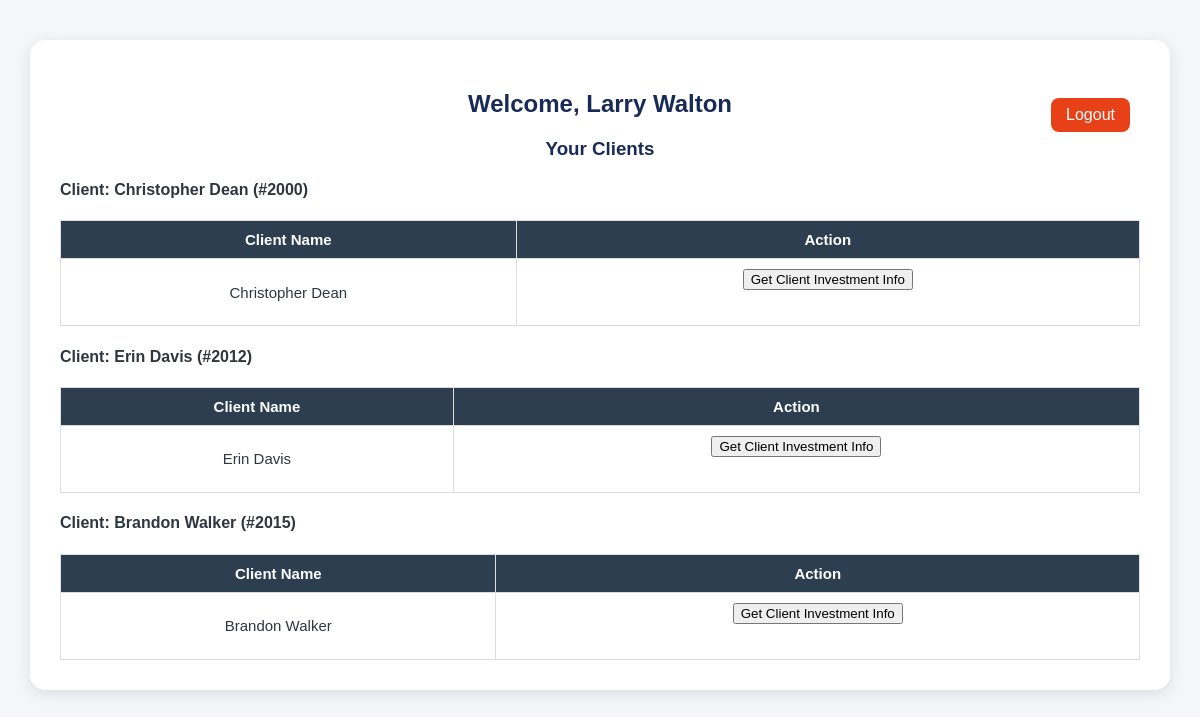
Screenshot of /employee_dashboard (signed in) with the database file from the repository.
### models.py (models this page shows)
class Employee(Base):
    __tablename__ = "employees"
    employee_id = Column(Integer, primary_key=True, index=True)
    first_name = Column(String)
    last_name = Column(String)
    date_of_birth = Column(Date)
    gender = Column(String)
    work_email = Column(String, unique=True)
    password_hash = Column(String)
    phone_number = Column(String)
    address = Column(String)
    start_date = Column(Date)
    job_title = Column(String)
    base_salary = Column(Float)
    commission_rate = Column(Float)
    license_number = Column(String)
    license_expiry_date = Column(Date)
    manager_id = Column(Integer, ForeignKey("employees.employee_id"), nullable=True)  # Managers can be null
    clients = relationship("Client", back_populates="advisor")
    investments = relationship("Investment", back_populates="advisor")

class Client(Base):
    __tablename__ = "clients"
    client_id = Column(Integer, primary_key=True, index=True)
    first_name = Column(String)
    last_name = Column(String)
    encrypted_ssn = Column(String, nullable=False)
    ssn_hash = Column(String, nullable=False, unique=True)
    date_of_birth = Column(Date)
    gender = Column(String)
    marital_status = Column(String)
    email = Column(String, unique=True)
    password_hash = Column(String)
    phone_number = Column(String)
    address = Column(String)
    employment_status = Column(String)
    annual_income = Column(Float)
    risk_tolerance = Column(String)
    advisor_id = Column(Integer, ForeignKey("employees.employee_id"))
    advisor = relationship("Employee", back_populates="clients")
    investments = relationship("Investment", back_populates="client")
    requests = relationship("InvestmentRequest", back_populates="client")

### app.py (the view)
@app.route("/employee_dashboard")
def employee_dashboard():
    if session.get("user_type") != "employee":
        return redirect(url_for("login"))
    db = SessionLocal()
    employee = db.query(Employee).get(session["user_id"])
    if not employee:
        return "Employee not found", 404
    requests = db.query(InvestmentRequest).filter(
        InvestmentRequest.advisor_id == employee.employee_id
    ).all()
    verified_client_id = session.get("verified_client_id")
    clients_list = []
    emp_clients = db.query(Client).filter(Client.advisor_id == employee.employee_id).all()
    for clients in emp_clients:
        if verified_client_id == clients.client_id:
            investments = db.query(Investment).filter(Investment.client_id == clients.client_id).all()
            for inv in investments:
                inv.company = db.query(Company).get(inv.company_id)
            c_investments = investments
        else:
            c_investments = []
        clients_list.append({"client": clients, "investments": c_investments})
    client_requests = db.query(InvestmentRequest).filter(
        InvestmentRequest.advisor_id == employee.employee_id
    ).order_by(InvestmentRequest.created_at.desc()).all()
    for req in client_requests:
        req.client = db.query(Client).get(req.client_id)
        req.company = db.query(Company).get(req.company_id)
    return render_template(
        "employee_dashboard.html",
        employee=employee,
        clients=clients_list,
        client_requests=client_requests
    )

### templates/employee_dashboard.html (shortened to what this page needs)
<!DOCTYPE html>
<html lang="en">
<head>
    <link rel="stylesheet" href="{{ url_for('static', filename='style.css') }}">
</head>
<body>
<div class="container">
    <h2>Welcome, {{ employee.first_name }} {{ employee.last_name }}</h2>
    <a href="{{ url_for('logout') }}" class="logout-btn">Logout</a>
    <h3>Your Clients</h3>
    {% for client_group in clients %}
        <div class="client-block">
            <h4>Client: {{ client_group['client'].first_name }} {{ client_group['client'].last_name }} (#{{ client_group['client'].client_id }})</h4>
            <table>
                <thead>
                    <tr>
                        <th>Client Name</th>
                        <th>Action</th>
                    </tr>
                </thead>
                <tbody>
                    <tr>
                        <td>{{ client_group['client'].first_name }} {{ client_group['client'].last_name }}</td>
                        <td>
                            {% if session.get('verified_client_id') == client_group['client'].client_id %}
                                <em>Verified — Investments Shown Below</em>
                            {% else %}
                                <form method="post" action="{{ url_for('request_client_info', client_id=client_group['client'].client_id) }}">
                                    <button type="submit">Get Client Investment Info</button>
                                </form>
                            {% endif %}
                        </td>
                    </tr>
                </tbody>
            </table>
        </div>
    {% else %}
        <p>No clients found.</p>
    {% endfor %}
</div>
</body>
</html>

### static/style.css (style rules this page uses)
body { font-family: Arial, sans-serif; background-color: #f5f6fa; color: #2f3640; margin: 0; padding: 0; }
.container { width: 90%; max-width: 1100px; margin: 40px auto; background-color: #fff; padding: 30px; border-radius: 15px; box-shadow: 0 4px 15px rgba(0,0,0,0.1); }
h2, h3 { color: #192a56; text-align: center; margin-bottom: 20px; }
form { text-align: center; margin-bottom: 25px; }
table { width: 100%; border-collapse: collapse; margin-top: 15px; font-size: 15px; }
thead { background-color: #2c3e50; color: #fff; }
th, td { border: 1px solid #ddd; padding: 10px 12px; text-align: center; }
a { display: inline-block; padding: 10px 15px; background-color: #273c75; color: white; text-decoration: none; border-radius: 5px; }
.logout-btn { float: right; background-color: #e84118; color: white; padding: 8px 15px; border-radius: 8px; text-decoration: none; margin-top: -40px; margin-right: 10px; }

### rows the page displays
Employee: first_name "Larry", last_name "Walton"
Client: client.first_name "Christopher", client.last_name "Dean", client.client_id "2000", client.first_name "Christopher", client.last_name "Dean"
Client: client.first_name "Erin", client.last_name "Davis", client.client_id "2012", client.first_name "Erin", client.last_name "Davis"
Client: client.first_name "Brandon", client.last_name "Walker", client.client_id "2015", client.first_name "Brandon", client.last_name "Walker"
